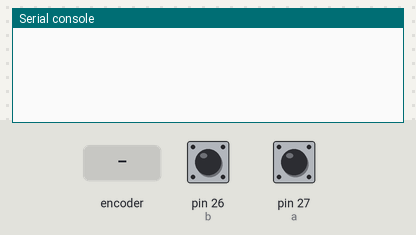
Recording of a program running on a simulated MicroPython board. Parts: the last lines printed to the serial console. The test bench sets the inputs (shaded band); at power-on: pin 26 (b) HIGH, pin 27 (a) HIGH.

Above: at 1.2 s.
1.3 s: rotary encoder on pin 27 (a) / pin 26 (b) turned 1 step (first pin leading)
At 2.6 s:
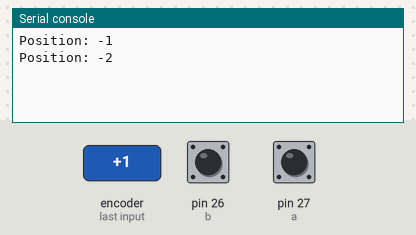
3.0 s: rotary encoder on pin 27 (a) / pin 26 (b) turned 1 step (first pin leading)
At 3.9 s:
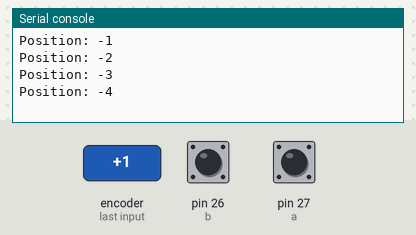
Timing chart, 0 to 6.0 s (numbered marks = the images above; inputs shaded):
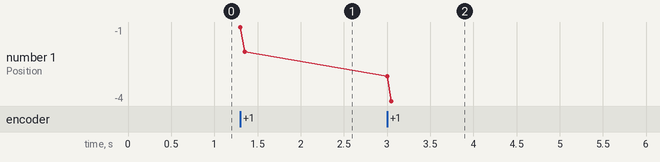

Measured:
- after the input at 1.3 s, the serial console: prints a new line at once (image 1)
- after the input at 3.0 s, the serial console: prints a new line at once (image 2)
- plotted number 1: -2 → -4 after the input at 3.0 s

The program:

encoder.py
```python
from machine import Pin
from time import sleep

a = Pin(27, Pin.IN, Pin.PULL_UP)
b = Pin(26, Pin.IN, Pin.PULL_UP)

position = 0
last_a = a.value()

def check_encoder(pin):
    global position, last_a

    new_a = a.value()
    new_b = b.value()

    if new_a != last_a:
        if new_b != new_a:
            position -= 1
        else:
            position += 1

        print("Position:", position)

    last_a = new_a

a.irq(trigger=Pin.IRQ_RISING | Pin.IRQ_FALLING, handler=check_encoder)
b.irq(trigger=Pin.IRQ_RISING | Pin.IRQ_FALLING, handler=check_encoder)

while True:
    sleep(1)
```
